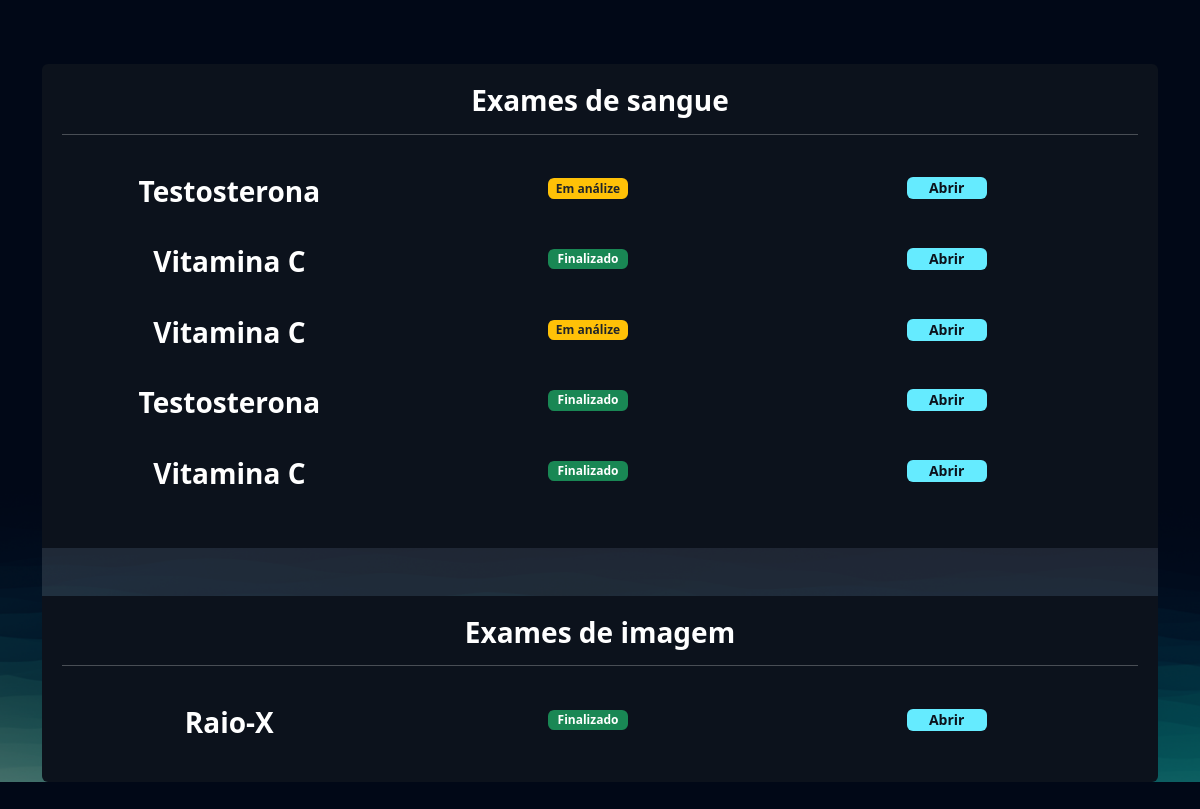
Page /empresarial/cliente/6 (signed in) on the earlier database version.
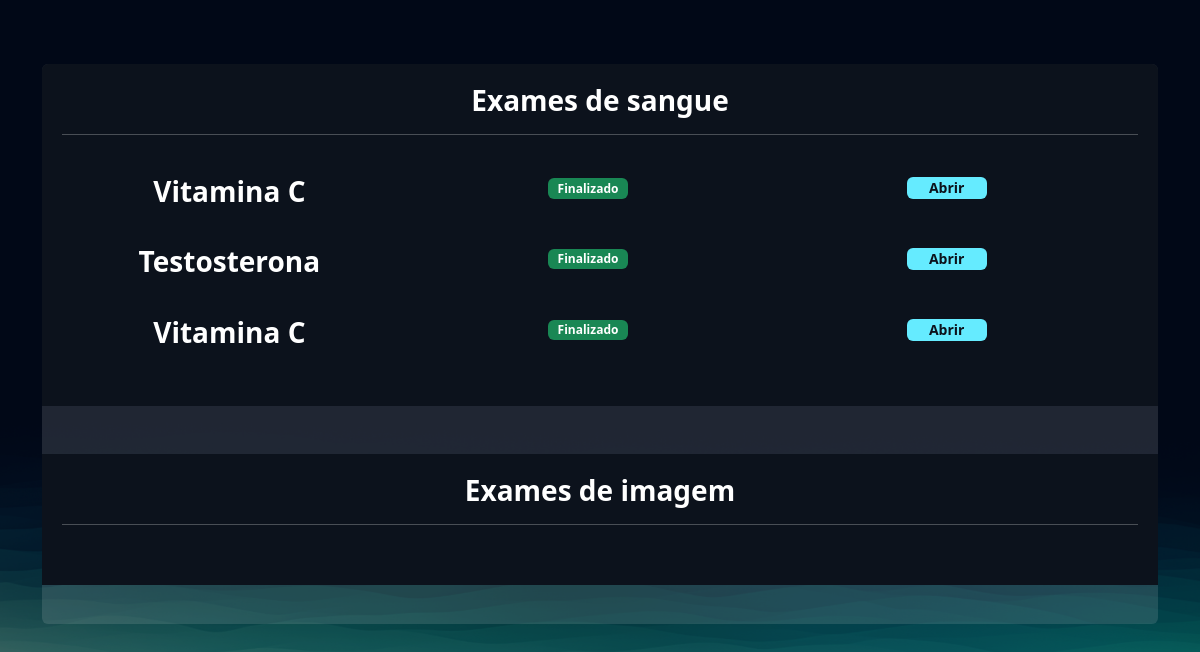
Same page on the later database version.
### exames/models.py (models this page shows, shortened)
class SolicitacaoExame(models.Model):
    choice_status = (
        ('E', 'Em análise'),
        ('F', 'Finalizado')
    )
    usuario = models.ForeignKey(User, on_delete=models.DO_NOTHING)
    exame = models.ForeignKey(TiposExames, on_delete=models.DO_NOTHING)
    status = models.CharField(max_length=1, choices=choice_status)
    resultado = models.FileField(upload_to="resultados", null=True, blank=True)
    requer_senha = models.BooleanField(default=False)
    senha = models.CharField(max_length=16, null=True, blank=True)
    def badge_template(self):
        if self.status == 'E':
            classes = 'bg-warning text-dark'
            mensagem = 'Em análize'
        elif self.status == 'F':
            mensagem = 'Finalizado'
            classes = 'bg-success'
        return mark_safe(f'<span class="badge {classes}" style="width: 80px;">{mensagem}</span>')

class TiposExames(models.Model):
    tipo_choices = (
        ('I', 'Exame de Imagem'),
        ('S', 'Exame de Sangue')
    )
    nome = models.CharField(max_length=50)
    tipo = models.CharField(max_length=1, choices=tipo_choices)
    preco = models.FloatField()
    disponivel = models.BooleanField(default=True)
    horario_inicial = models.IntegerField()
    horario_final = models.IntegerField()

### empresarial/views.py (the view)
# urls.py: path('cliente/<int:cliente_id>', views.cliente, name="cliente"),
@staff_member_required
def cliente(request, cliente_id):
    cliente = User.objects.get(id=cliente_id)
    exames = SolicitacaoExame.objects.filter(usuario=cliente)
    return render(request, 'cliente.html', {'cliente': cliente, 'exames': exames})

### empresarial/templates/cliente.html (shortened to what this page needs)
{% extends "bases/base.html" %}
{% load static %}
{% block 'head' %}
    <link href="{% static 'exames/css/css.css' %}" rel="stylesheet">
    <link href="{% static 'exames/css/gerenciar_pedidos.css' %}" rel="stylesheet">
    <link href="{% static 'exames/css/gerenciar_exames.css' %}" rel="stylesheet">
{% endblock 'head' %}
{% block 'conteudo' %}
    <br>
    <br>
    <div class="container">
        <div class="card card-view">
            <div class="sub-card">
                <h3>Exames de sangue</h3>
                <hr>
                <br>
                {% for exame in exames  %}
                    {% if  exame.exame.tipo == 'S'%}
                        <div class="row">
                            <div class="col-md"><h3>{{exame.exame.nome}}</h3></div>
                            <div class="col-md">{{exame.badge_template}}</div>
                            <div class="col-md">
                                <a href="#" class="btn btn-light"">Abrir</a>
                            </div>
                        </div>
                        <br>
                    {% endif %}
                {% endfor %}
            </div>
            <br>
            <br>
            <div class="sub-card">
                <h3>Exames de imagem</h3>
                <hr>
                <br>
                {% for exame in exames  %}
                    {% if  exame.exame.tipo == 'I'%}
                        <div class="row">
                            <div class="col-md"><h3>{{exame.exame.nome}}</h3></div>
                            <div class="col-md">{{exame.badge_template}}</div>
                            <div class="col-md"><a href="#" class="btn btn-light">Abrir</a></div>
                        </div>
                        <br>
                    {% endif %}
                {% endfor %}
            </div>
        </div>
    </div>
{% endblock 'conteudo' %}

Differences in the rows shown:
no longer on this page (row edited): SolicitacaoExame: exame.nome "Testosterona", badge_template "Em análize", shown under "Exames de sangue"
no longer on this page (row edited): SolicitacaoExame: exame.nome "Vitamina C", badge_template "Em análize", shown under "Exames de sangue"
no longer on this page (row edited): SolicitacaoExame: exame.nome "Raio-X", badge_template "Finalizado", shown under "Exames de imagem"
